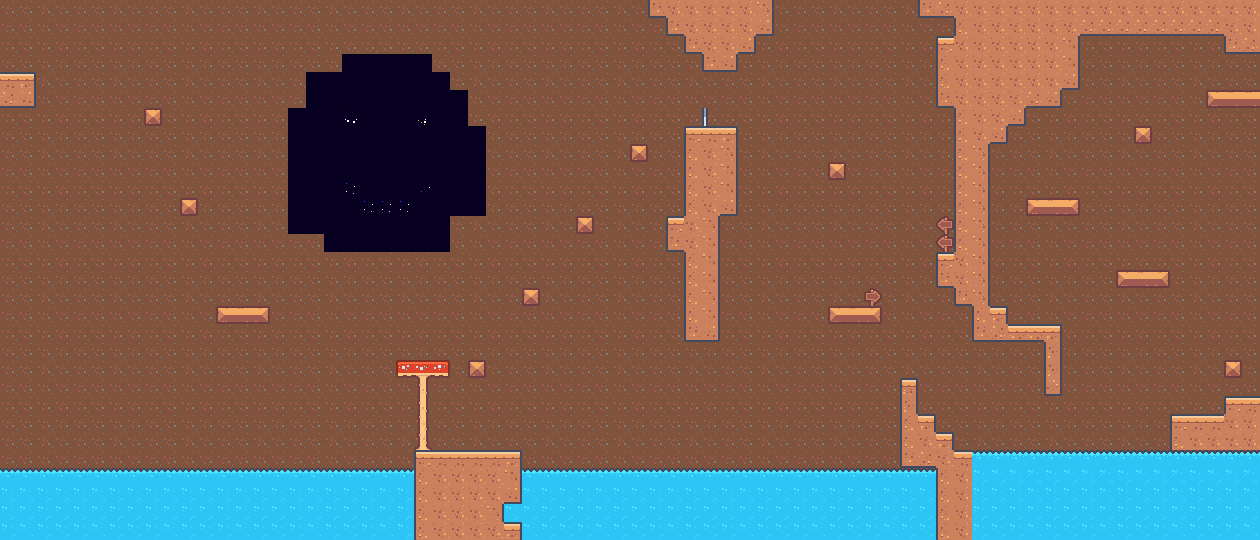

This is a level from a 2D game, rendered from its Tiled map with the project's own tilesets. A one-line summary and the map file follow, with tile-layer data summarised:
An orthogonal 70x30 tile map with 18x18 px tiles, 2 tile layers (background, Ground-n-Platforms), 2 tilesets and 16 objects (13x coin, Door, spawnPoint, respawn).

<map version="1.10" tiledversion="1.10.2" orientation="orthogonal" renderorder="right-down" width="70" height="30" tilewidth="18" tileheight="18" infinite="0" nextlayerid="7" nextobjectid="19">
 <editorsettings>
  <export target="platformer-level-4.tmj" format="json" />
 </editorsettings>
 <tileset firstgid="1" name="kenny_tilemap_packed" tilewidth="18" tileheight="18" tilecount="180" columns="20">
  <image source="tilemap_packed.png" width="360" height="162" />
  <tile id="0">
   <properties>
    <property name="collides" type="bool" value="true" />
   </properties>
  </tile>
  <tile id="1">
   <properties>
    <property name="collides" type="bool" value="true" />
   </properties>
  </tile>
  <tile id="2">
   <properties>
    <property name="collides" type="bool" value="true" />
   </properties>
  </tile>
  <tile id="3">
   <properties>
    <property name="collides" type="bool" value="true" />
   </properties>
  </tile>
  <tile id="12">
   <properties>
    <property name="collides" type="bool" value="true" />
   </properties>
  </tile>
  <tile id="13">
   <properties>
    <property name="collides" type="bool" value="true" />
   </properties>
  </tile>
  <tile id="14">
   <properties>
    <property name="collides" type="bool" value="true" />
   </properties>
  </tile>
  <tile id="15">
   <properties>
    <property name="collides" type="bool" value="true" />
   </properties>
  </tile>
  <tile id="16">
   <properties>
    <property name="collides" type="bool" value="true" />
   </properties>
  </tile>
  <tile id="17">
   <properties>
    <property name="collides" type="bool" value="true" />
   </properties>
  </tile>
  <tile id="18">
   <properties>
    <property name="collides" type="bool" value="true" />
   </properties>
  </tile>
  <tile id="19">
   <properties>
    <property name="collides" type="bool" value="true" />
   </properties>
  </tile>
  <tile id="20">
   <properties>
    <property name="collides" type="bool" value="true" />
   </properties>
  </tile>
  <tile id="21">
   <properties>
    <property name="collides" type="bool" value="true" />
   </properties>
  </tile>
  <tile id="22">
   <properties>
    <property name="collides" type="bool" value="true" />
   </properties>
  </tile>
  <tile id="23">
   <properties>
    <property name="collides" type="bool" value="true" />
   </properties>
  </tile>
  <tile id="36">
   <properties>
    <property name="collides" type="bool" value="true" />
   </properties>
  </tile>
  <tile id="37">
   <properties>
    <property name="collides" type="bool" value="true" />
   </properties>
  </tile>
  <tile id="38">
   <properties>
    <property name="collides" type="bool" value="true" />
   </properties>
  </tile>
  <tile id="39">
   <properties>
    <property name="collides" type="bool" value="true" />
   </properties>
  </tile>
  <tile id="40">
   <properties>
    <property name="collides" type="bool" value="true" />
   </properties>
  </tile>
  <tile id="41">
   <properties>
    <property name="collides" type="bool" value="true" />
   </properties>
  </tile>
  <tile id="42">
   <properties>
    <property name="collides" type="bool" value="true" />
   </properties>
  </tile>
  <tile id="43">
   <properties>
    <property name="collides" type="bool" value="true" />
   </properties>
  </tile>
  <tile id="47">
   <properties>
    <property name="collides" type="bool" value="true" />
   </properties>
  </tile>
  <tile id="48">
   <properties>
    <property name="collides" type="bool" value="true" />
   </properties>
  </tile>
  <tile id="49">
   <properties>
    <property name="collides" type="bool" value="true" />
   </properties>
  </tile>
  <tile id="50">
   <properties>
    <property name="collides" type="bool" value="true" />
   </properties>
  </tile>
  <tile id="56">
   <properties>
    <property name="collides" type="bool" value="true" />
   </properties>
  </tile>
  <tile id="57">
   <properties>
    <property name="collides" type="bool" value="true" />
   </properties>
  </tile>
  <tile id="58">
   <properties>
    <property name="collides" type="bool" value="true" />
   </properties>
  </tile>
  <tile id="59">
   <properties>
    <property name="collides" type="bool" value="true" />
   </properties>
  </tile>
  <tile id="60">
   <properties>
    <property name="collides" type="bool" value="true" />
   </properties>
  </tile>
  <tile id="61">
   <properties>
    <property name="collides" type="bool" value="true" />
   </properties>
  </tile>
  <tile id="62">
   <properties>
    <property name="collides" type="bool" value="true" />
   </properties>
  </tile>
  <tile id="63">
   <properties>
    <property name="collides" type="bool" value="true" />
   </properties>
  </tile>
  <tile id="76">
   <properties>
    <property name="collides" type="bool" value="true" />
   </properties>
  </tile>
  <tile id="77">
   <properties>
    <property name="collides" type="bool" value="true" />
   </properties>
  </tile>
  <tile id="78">
   <properties>
    <property name="collides" type="bool" value="true" />
   </properties>
  </tile>
  <tile id="79">
   <properties>
    <property name="collides" type="bool" value="true" />
   </properties>
  </tile>
  <tile id="80">
   <properties>
    <property name="collides" type="bool" value="true" />
   </properties>
  </tile>
  <tile id="81">
   <properties>
    <property name="collides" type="bool" value="true" />
   </properties>
  </tile>
  <tile id="82">
   <properties>
    <property name="collides" type="bool" value="true" />
   </properties>
  </tile>
  <tile id="83">
   <properties>
    <property name="collides" type="bool" value="true" />
   </properties>
  </tile>
  <tile id="100">
   <properties>
    <property name="collides" type="bool" value="true" />
   </properties>
  </tile>
  <tile id="101">
   <properties>
    <property name="collides" type="bool" value="true" />
   </properties>
  </tile>
  <tile id="102">
   <properties>
    <property name="collides" type="bool" value="true" />
   </properties>
  </tile>
  <tile id="103">
   <properties>
    <property name="collides" type="bool" value="true" />
   </properties>
  </tile>
  <tile id="120">
   <properties>
    <property name="collides" type="bool" value="true" />
   </properties>
  </tile>
  <tile id="121">
   <properties>
    <property name="collides" type="bool" value="true" />
   </properties>
  </tile>
  <tile id="122">
   <properties>
    <property name="collides" type="bool" value="true" />
   </properties>
  </tile>
  <tile id="123">
   <properties>
    <property name="collides" type="bool" value="true" />
   </properties>
  </tile>
  <tile id="140">
   <properties>
    <property name="collides" type="bool" value="true" />
   </properties>
  </tile>
  <tile id="141">
   <properties>
    <property name="collides" type="bool" value="true" />
   </properties>
  </tile>
  <tile id="142">
   <properties>
    <property name="collides" type="bool" value="true" />
   </properties>
  </tile>
  <tile id="143">
   <properties>
    <property name="collides" type="bool" value="true" />
   </properties>
  </tile>
 </tileset>
 <tileset firstgid="181" name="tilemap_packed2" tilewidth="18" tileheight="18" tilecount="180" columns="20">
  <image source="background.png" width="365" height="163" />
 </tileset>
 <layer id="3" name="background" width="70" height="30">
  <data>[2100 cells, 2100 non-empty, 6 distinct tile ids]</data>
 </layer>
 <layer id="1" name="Ground-n-Platforms" width="70" height="30">
  <data>[2100 cells, 520 non-empty, 28 distinct tile ids]</data>
 </layer>
 <objectgroup id="4" name="Level-Exit">
  <object id="18" name="Door" gid="331" x="0.333333" y="72.3333" width="18" height="18" />
 </objectgroup>
 <objectgroup id="5" name="Collectables">
  <!-- 15 objects omitted --></objectgroup>
 <objectgroup id="6" name="Spawn">
  <!-- 2 objects omitted --></objectgroup>
</map>
<!-- 15 of 16 objects omitted -->
